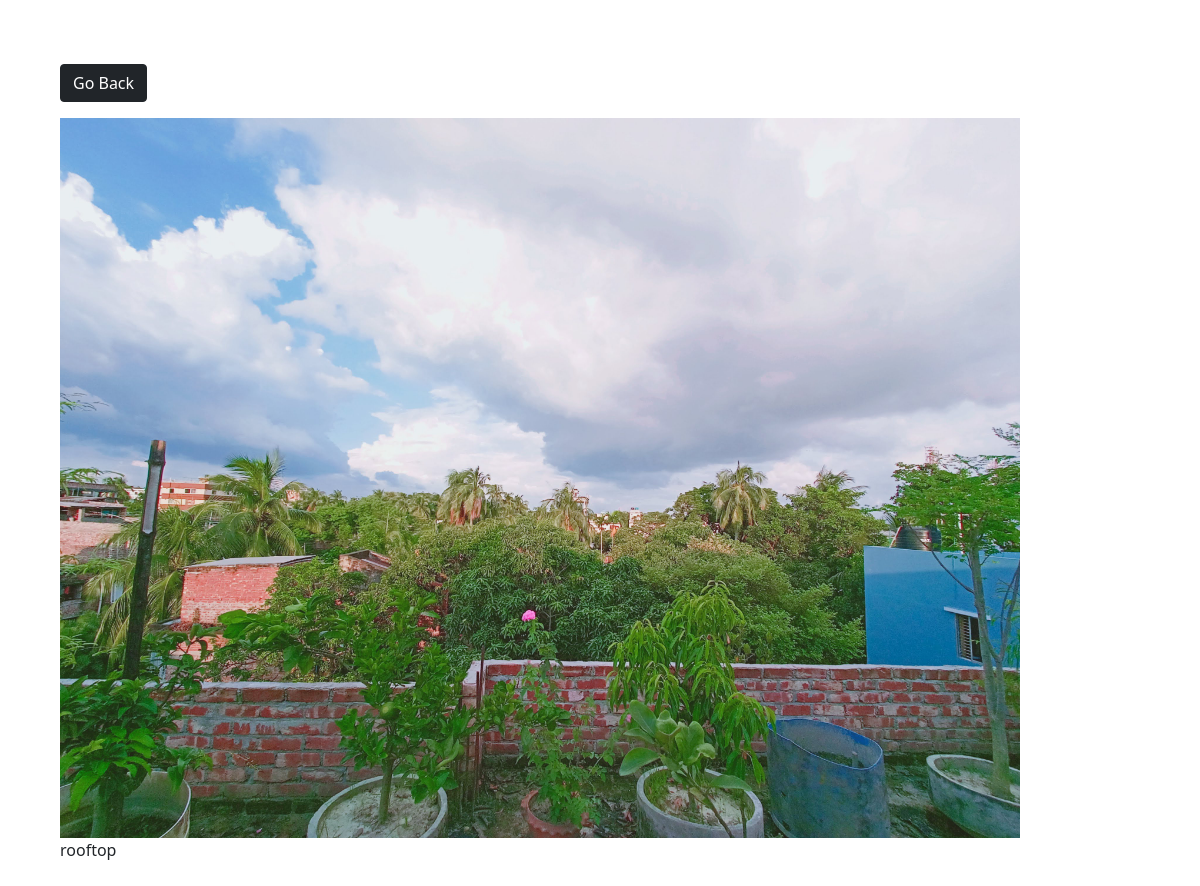
The app's page /photo/11/ with its own data.
### myphotos/models.py (models this page shows, shortened)
class Photo(models.Model):
    category = models.ForeignKey(
        Category, on_delete=models.SET_NULL, null=True, blank=True)
    image = models.ImageField(null=False, blank=False)
    description = models.TextField()

### myphotos/views.py (the view)
# urls.py: path('photo/<str:pk>/', views.viewphoto, name='photo'),
def viewphoto(request, pk):
    photo = Photo.objects.get(id=pk)
    return render(request, 'myphotos/photo.html',{'photo':photo})

### myphotos/templates/myphotos/photo.html (shortened to what this page needs)
<!DOCTYPE html>
<html>
<head>
    <link href="https://cdn.jsdelivr.net/npm/bootstrap@5.0.0-beta1/dist/css/bootstrap.min.css" rel="stylesheet"
>
</head>
<body class="m-5">
    <div class="container">
        <div class="row justify-content-center">
            <div class="col">
                <a href="{% url 'index' %}" class="btn btn-dark my-3">Go Back</a>
                <div style="height: 90vh;">
                    <img style="max-width: 100%; max-height: 100%;" src="{{photo.image.url}}">
                    <p>{{photo.description}}</p>
                </div>
            </div>
        </div>
    </div>
</body>
</html>

### records on screen
Photo: image (picture), description "rooftop"
